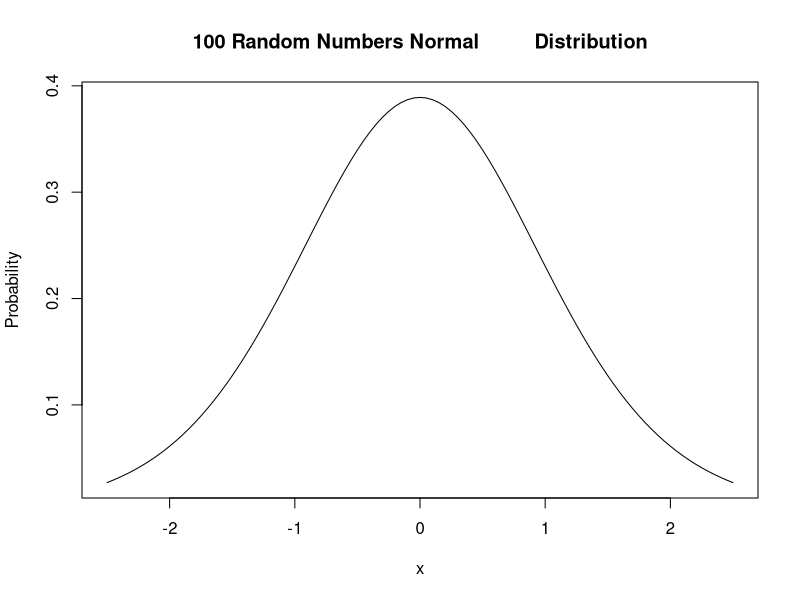
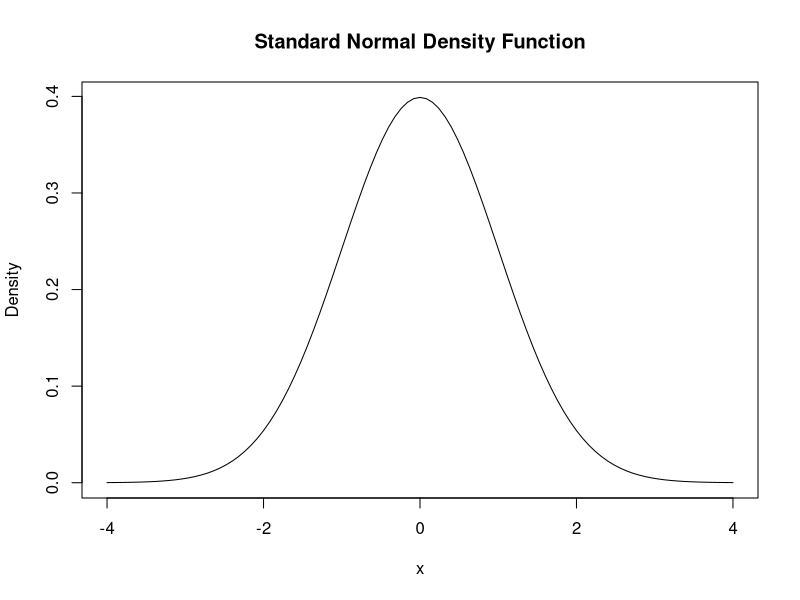
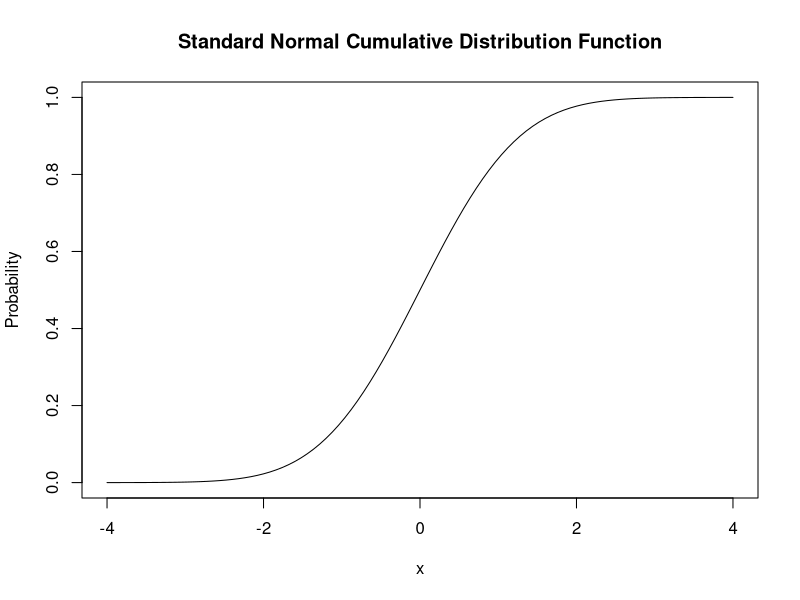
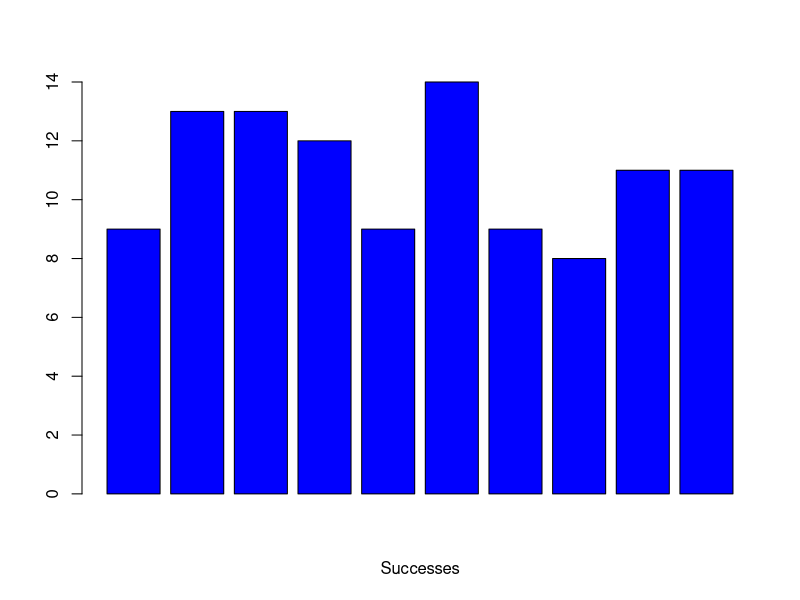
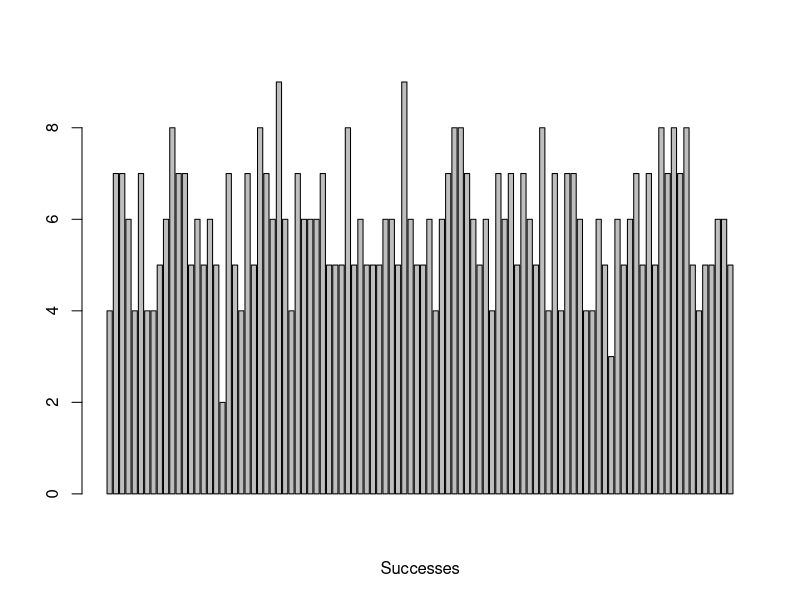

These charts were generated, in order, by the following R code:
#Q1 Please	solve	the	following	questions
#a.If	X	follows	N(0,	1),	then	to	find	P(X	≤	1.20).

pnorm(q=1.25, mean = 0, sd= 1, lower.tail = T)

#b.If	X	follows	an	exponential	distribution	with	parameter	λ	=	5,	then	to	compute	P(X	> 2).

1 - pexp(q=2, 5)

#c.If	X	∼ N(µ	=	1,	σ	=	2),	then	to	find	F(1.8)	=	P(X	≤	1.8).

pnorm(q=1.8, mean = 1, sd= 2, lower.tail = T)

#d.Find	the	20th	percentile,	that	is,	the	value	q	such	that	P(X	≤	q)	=	.20 for	X	from	N(0,1).

qnorm(p=0.2, mean = 0, sd= 1, lower.tail = T)

#e.Find	the	80th	percentile for	N(2,	3).

qnorm(p=0.8, mean = 2, sd= 3, lower.tail = T)

#f.Generate	100	random	numbers	from	the	normal	distribution	N(0,	1),	and	plot	the	
#pdf for	−2.5 ≤	x	≤	2.5.

set.seed(1)
x <- rnorm(n = 100, mean = 0, sd = 1)
curve(dt(x, df=10), from=-2.5, to=2.5,
      ylab = "Probability", 
      main = "100 Random Numbers Normal	 Distribution") 


#g.Draw	a	plot	of	the	N(0,1)	PDF and CDF 

curve(dnorm(x),
      xlim = c(-4, 4),
      ylab = "Density", 
      main = "Standard Normal Density Function") 

curve(pnorm(x), 
      xlim = c(-4, 4), 
      ylab = "Probability", 
      main = "Standard Normal Cumulative Distribution Function")



#h.Compute	density	at	x=-1.96,	x=0	and	x=1.96.

dnorm(x = c(-1.96, 0, 1.96))




#Q2 Suppose	you	have	a	biased	coin	that	has	a	probability	of	0.75 of	coming	up	heads
#a.Find	the	probability	of	getting	8 heads	in	20 tosses	of	this	coin.

dbinom(x = 8, size = 20, prob = 0.75)

#b.Find the	probability	of	getting	at	most	8 heads	in	20 tosses.

dbinom(x = 8, size = 20, prob = 0.75)+ dbinom(x = 7, size = 20, prob = 0.75)+
  dbinom(x = 6, size = 20, prob = 0.75)+ dbinom(x = 5, size = 20, prob = 0.75)+
  dbinom(x = 4, size = 20, prob = 0.75)+ dbinom(x = 3, size = 20, prob = 0.75)+
  dbinom(x = 2, size = 20, prob = 0.75)+ dbinom(x = 1, size = 20, prob = 0.75)+
  dbinom(x = 0, size = 20, prob = 0.75)

#c.Find	the	0.25	quantile.
set.seed(1)
trails <- rbinom(n = 1, size = 20, prob = .75)
quantile(trails,0.25)

#Q3.	Suppose	the	East region	of	Turkey experiences	about	4 earthquakes	a	year.	Assume	
#occurrences	follow	a	Poisson	distribution.	What	is	the	probability	of	3	earthquakes	in	a	
#given	two	year?	

dpois(3 , 8) 

#Q4.	 Suppose	you	have	a	biased	coin	that	has	a	probability	of	0.6 of	coming	up	heads. Toss	
#this	coin	20 times.	

#a+b. Lets	run	this	experiment	10	times	and	record	the	number	of	successes. , lower.tail= TRUE (set.seed(0), this	sets	the	seed	for	the	random	number	generator	so
# that	you all	get	the	same	results.). Create	the	bar	chart	of	successes

set.seed(0)
H <- c()
for(i in 1:10) {
  coin_tosses <- rbinom(n = 1, size = 20, prob = .6)
  cat( "Success:", coin_tosses, " ")
  H <- append(H, coin_tosses)
}
barplot(H, xlab="Successes",col="blue")

#c.Repeat	the	experiment	100 times	and	solve	for	questions	(a.)	and	(b.)

set.seed(0)
H <- c()
for(i in 1:100) {
  coin_tosses <- rbinom(n = 1, size = 10, prob = .6)
  cat( "Success:", coin_tosses, " ")
  H <- append(H, coin_tosses)
}
barplot(H, xlab="Successes",col="gray")
